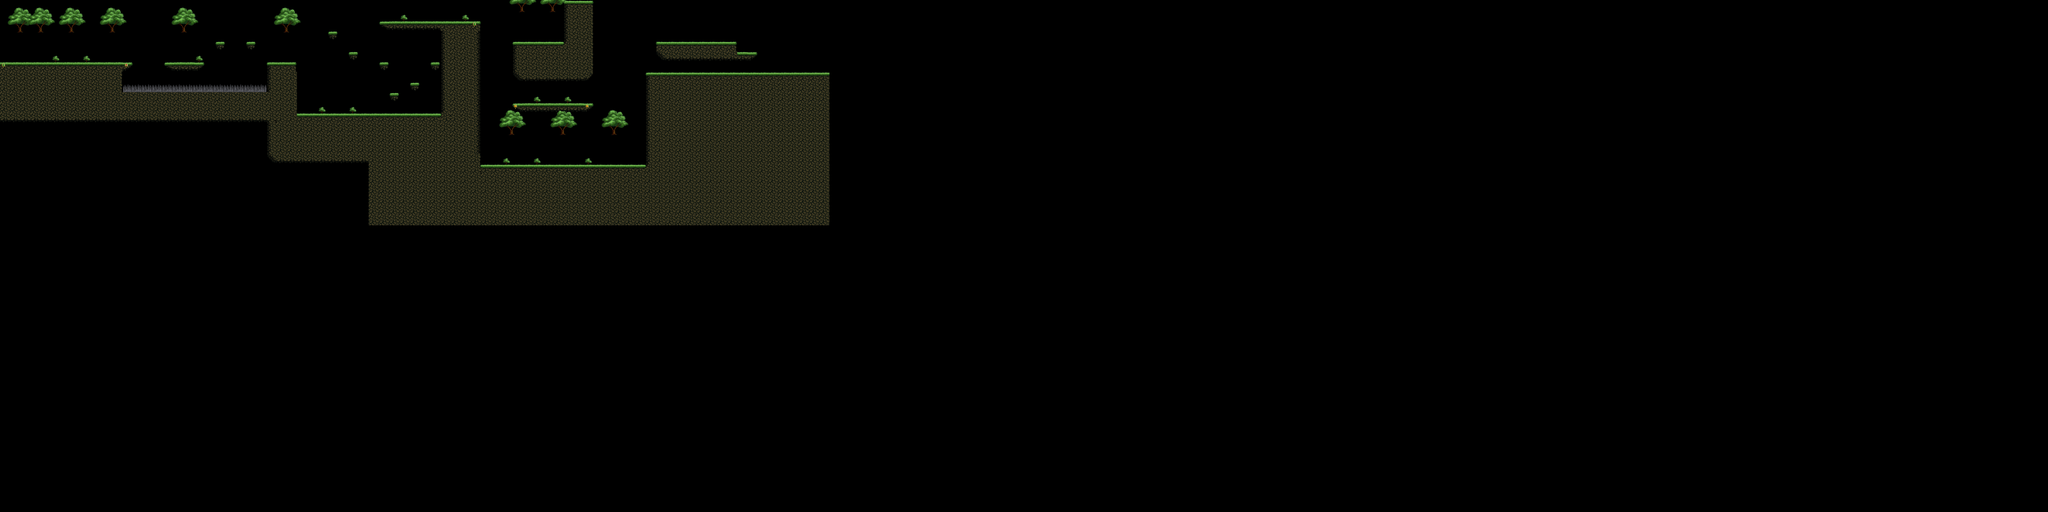

This is a level from a 2D game, rendered from its Tiled map with the project's own tilesets. A one-line summary and the map file follow, with tile-layer data summarised:
An orthogonal 200x50 tile map with 64x64 px tiles, 5 tile layers (64px objects, big trees, Warstwa Kafelków 1, traps, ...), 6 tilesets and 88 objects.

<map version="1.4" tiledversion="1.4.3" orientation="orthogonal" renderorder="right-down" width="200" height="50" tilewidth="64" tileheight="64" infinite="0" nextlayerid="15" nextobjectid="161">
 <tileset firstgid="1" name="forest" tilewidth="64" tileheight="64" tilecount="48" columns="2">
  <image source="test.png" width="128" height="1536" />
 </tileset>
 <tileset firstgid="49" name="obiektu" tilewidth="32" tileheight="32" tilecount="19" columns="19">
  <image source="obiektu.png" width="608" height="32" />
 </tileset>
 <tileset firstgid="68" name="trees" tilewidth="64" tileheight="64" tilecount="3" columns="3">
  <image source="trees.png" width="192" height="64" />
 </tileset>
 <tileset firstgid="71" name="tree" tilewidth="256" tileheight="256" tilecount="1" columns="1">
  <image source="tree.png" width="256" height="256" />
 </tileset>
 <tileset firstgid="72" name="door2" tilewidth="128" tileheight="128" tilecount="1" columns="1">
  <image source="door2.png" width="128" height="128" />
 </tileset>
 <tileset firstgid="73" name="big_spikes1" tilewidth="64" tileheight="64" tilecount="1" columns="1">
  <image source="big_spikes1.png" width="64" height="64" />
 </tileset>
 <layer id="5" name="64px objects" width="200" height="50" offsetx="-4" offsety="16">
  <data>[10000 cells, 12 non-empty, 1 distinct tile ids]</data>
 </layer>
 <layer id="4" name="big trees" width="200" height="50" offsetx="0" offsety="8.52651e-14">
  <data>[10000 cells, 11 non-empty, 1 distinct tile ids]</data>
 </layer>
 <layer id="1" name="Warstwa Kafelków 1" width="200" height="50">
  <data>[10000 cells, 791 non-empty, 17 distinct tile ids]</data>
 </layer>
 <layer id="8" name="traps" width="200" height="50">
  <data>[10000 cells, 14 non-empty, 1 distinct tile ids]</data>
 </layer>
 <layer id="6" name="32px objects" width="200" height="50" offsetx="5.33333" offsety="44.6667">
  <data>[10000 cells, 5 non-empty, 3 distinct tile ids]</data>
 </layer>
 <objectgroup id="10" name="Obstracles">
  <object id="114" x="759" y="524" width="919" height="54" />
 </objectgroup>
 <objectgroup id="14" name="Spawn">
  <object id="150" x="56" y="217.333" width="74" height="68" />
 </objectgroup>
 <group id="13" name="objects">
  <objectgroup id="2" name="WorldColision">
   <object id="49" x="0" y="390.667" width="829.333" height="49.3333" />
   <object id="53" x="1035" y="395.333" width="238.333" height="26.3333" />
   <object id="58" x="1354" y="266" width="42" height="22" />
   <object id="59" x="1543" y="264" width="50" height="32" />
   <object id="60" x="1666" y="396" width="190" height="42" />
   <object id="61" x="1798" y="434" width="54" height="330" />
   <object id="62" x="1850" y="714" width="902" height="48" />
   <object id="63" x="2750" y="182" width="62" height="574" />
   <object id="64" x="2566" y="524" width="52" height="34" />
   <object id="65" x="2698" y="395" width="47" height="30" />
   <object id="66" x="2185" y="327" width="46" height="34" />
   <object id="69" x="2440" y="585" width="47" height="38" />
   <object id="70" x="2379" y="395" width="42" height="36" />
   <object id="71" x="2058" y="201" width="46" height="31" />
   <object id="72" x="2374" y="140" width="628" height="44" />
   <object id="86" x="719" y="442" width="46" height="133" />
   <object id="87" x="764" y="574" width="906" height="46" />
   <object id="88" x="1666" y="440" width="42" height="178" />
   <object id="89" x="2946" y="182" width="56" height="950" />
   <object id="108" x="3220" y="650.667" width="477.333" height="38.6667" />
   <object id="109" x="3213" y="271.667" width="483.667" height="221.667" />
   <object id="110" x="2978" y="1036" width="1080" height="78" />
   <object id="111" x="4050" y="461" width="84" height="655" />
   <object id="123" x="3526" y="12" width="176" height="480" />
   <object id="152" x="4126.79" y="461" width="1055.88" height="90" />
   <object id="153" x="4108" y="267" width="491.333" height="102" />
   <object id="160" x="4600.5" y="326" width="125" height="40" />
  </objectgroup>
  <objectgroup id="3" name="Coins">
   <object id="54" x="825.333" y="237.333" width="54.6667" height="44" />
   <object id="55" x="900" y="164" width="56" height="48" />
   <object id="56" x="992" y="229.333" width="49.3333" height="46.6667" />
   <object id="57" x="1458" y="118" width="30" height="26" />
   <object id="81" x="2704" y="296" width="28" height="34" />
   <object id="82" x="2062" y="122" width="42" height="32" />
   <object id="90" x="2581.33" y="454.667" width="10.6667" height="13.3333" />
   <object id="91" x="2390.67" y="332" width="20" height="21.3333" />
   <object id="92" x="2201.33" y="273.333" width="36" height="32" />
   <object id="93" x="2460" y="521.333" width="17.3333" height="16" />
   <object id="94" x="3065.33" y="188" width="13.3333" height="25.3333" />
   <object id="95" x="3070.67" y="272" width="12" height="37.3333" />
   <object id="96" x="3068" y="376" width="20" height="42.6667" />
   <object id="97" x="3070.67" y="482.667" width="20" height="32" />
   <object id="98" x="3069.33" y="572" width="30.6667" height="38.6667" />
   <object id="99" x="3070.67" y="668" width="33.3333" height="58.6667" />
   <object id="100" x="3242.67" y="572" />
   <object id="101" x="3293.33" y="572" />
   <object id="102" x="3366.67" y="574.667" />
   <object id="103" x="3438.67" y="574.667" width="1.33333" />
   <object id="104" x="3489.33" y="570.667" />
   <object id="105" x="3548" y="570.667" width="1.33333" />
   <object id="106" x="3612" y="572" width="4" />
   <object id="107" x="3670.67" y="572" />
   <object id="115" x="3270" y="110" />
   <object id="116" x="3332" y="104" width="2" />
   <object id="117" x="3406" y="110" height="2" />
   <object id="118" x="3460" y="108" />
   <object id="119" x="3454" y="190" />
   <object id="120" x="3400" y="190" />
   <object id="121" x="3332" y="190" />
   <object id="122" x="3274" y="190" />
   <object id="154" x="4131" y="403" width="30" height="30" />
   <object id="155" x="4265" y="401" width="28" height="32" />
   <object id="156" x="4385" y="405" width="42" height="24" />
   <object id="157" x="4503" y="399" width="36" height="32" />
   <object id="158" x="4583" y="399" width="34" height="32" />
   <object id="159" x="4303" y="175" width="50" height="54" />
  </objectgroup>
  <objectgroup id="12" name="Ladder">
   <object id="131" x="3996" y="1000" width="32" height="32" />
   <object id="133" x="3996" y="968" width="32" height="32" />
   <object id="134" x="3995.13" y="936" width="32" height="32" />
   <object id="135" x="3995.13" y="904" width="32" height="32" />
   <object id="136" x="3995.88" y="872" width="32" height="32" />
   <object id="137" x="3995.88" y="840" width="32" height="32" />
   <object id="138" x="3995.13" y="808" width="32" height="32" />
   <object id="139" x="3995.13" y="776" width="32" height="32" />
   <object id="140" x="3995.63" y="743.75" width="32" height="32" />
   <object id="141" x="3995.63" y="711.75" width="32" height="32" />
   <object id="142" x="3995.13" y="679.75" width="32" height="32" />
   <object id="143" x="3995.13" y="647.75" width="32" height="32" />
   <object id="144" x="3995.13" y="615.75" width="32" height="32" />
   <object id="145" x="3995.13" y="583.75" width="32" height="32" />
   <object id="146" x="3995.13" y="551.75" width="32" height="32" />
   <object id="147" x="3995.13" y="519.75" width="32" height="32" />
   <object id="148" x="3995.13" y="488.25" width="32" height="32" />
   <object id="149" x="3995.13" y="456.25" width="32" height="32" />
  </objectgroup>
 </group>
 <objectgroup id="11" name="Enemies">
  <object id="124" x="680" y="79" width="64" height="76" />
  <object id="126" x="2260" y="590" width="56" height="100" />
  <object id="130" x="3774" y="918" width="60" height="100" />
 </objectgroup>
</map>
